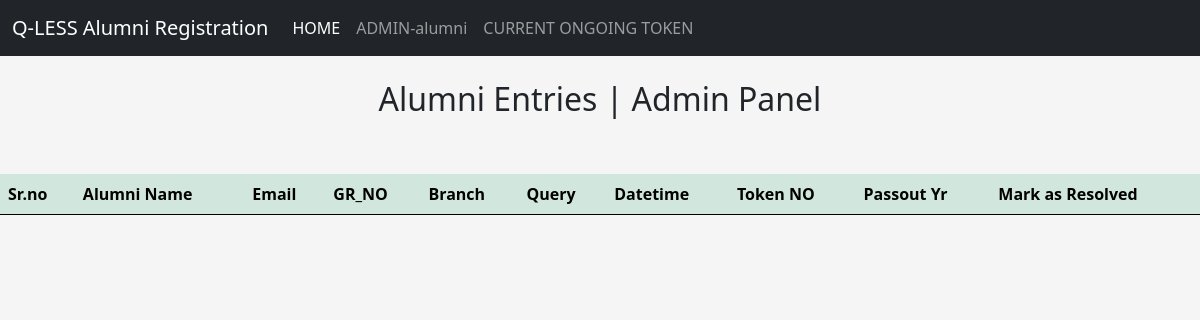
The app's page /alumniadminview/, older data.
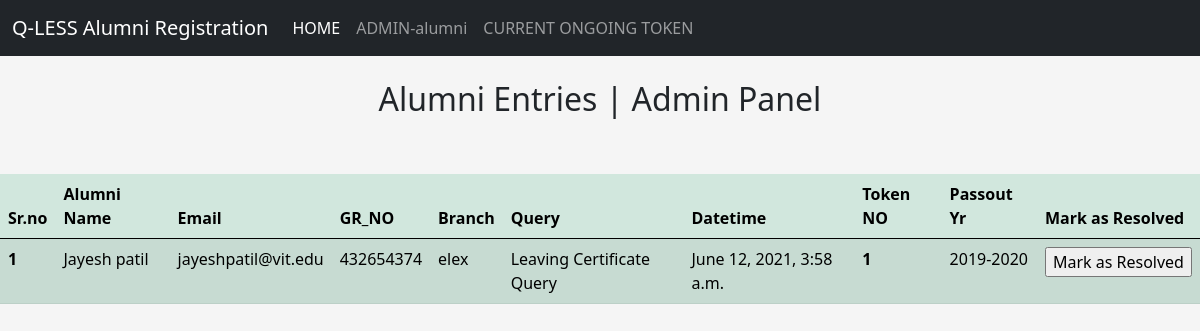
The same page, newer data.
### Tokenapp/models.py (models this page shows, shortened)
class Alumni(models.Model):
    name = models.CharField(max_length=20)
    token = models.IntegerField(default=0)
    email = models.EmailField()
    gr_no = models.IntegerField()
    branch = models.CharField(max_length=10)
    query = models.CharField(max_length=200, null=True, blank=True)
    passout = models.CharField(max_length=10)
    date = models.DateTimeField(auto_now=True)

### Tokenapp/views.py (the view)
# urls.py: path("alumniadminview/",views.alumniadminview,name="alumniadminview"),
def alumniadminview(request):
    registrations = Alumni.objects.all()
    context={
        'entries': registrations
    }
    return render(request,'alumniadminview.html',context)

### templates/alumniadminview.html (shortened to what this page needs)
<!doctype html>
{% load static %}
<html lang="en">
    <head>
    <link href="https://cdn.jsdelivr.net/npm/bootstrap@5.0.0-beta3/dist/css/bootstrap.min.css" rel="stylesheet">
    </head>
    <body style="background-color:rgb(245, 245, 245); margin: 0; padding: 0;">
    <nav class="navbar navbar-expand-lg navbar-dark  bg-dark">
        <div class="container-fluid">
          <a class="navbar-brand" href="#">Q-LESS Alumni Registration</a>
          <div class="collapse navbar-collapse" id="navbarSupportedContent">
            <ul class="navbar-nav me-auto mb-2 mb-lg-0">
              <li class="nav-item">
                <a class="nav-link active" aria-current="page" href="/">HOME</a>
              </li>
              <li class="nav-item">
                <a class="nav-link" href="/alumniadminview" target="_blank">ADMIN-alumni</a>
              </li>
              <li class="nav-item">
                <a class="nav-link" href="/alumnicurrenttoken" target="_blank">CURRENT ONGOING TOKEN</a>
              </li>
            </ul>
          </div>
        </div>
    </nav>
        <br><center><h2>Alumni  Entries | Admin Panel</h2></center><br><br>
        <table class="table table-striped table-success table-success table-hover"  >
            <thead>
              <tr>
                <th scope="col"> Sr.no </th>
                <th scope="col"> Alumni Name </th>
                <th scope="col"> Email </th>
                <th scope="col"> GR_NO </th>
                <th scope="col"> Branch </th>
                <th scope="col"> Query </th>
                <th scope="col"> Datetime </th>
                <th scope="col"> Token NO </th>
                <th scope="col"> Passout Yr </th>
                <th scope="col"> Mark as Resolved </th>
              </tr>
            </thead>
            <tbody>
            {% for entry in entries %}
              <tr>
                <th scope="row">{{ forloop.counter }}</th>
                <td>{{ entry.name }}</td>
                <td>{{ entry.email }}</td>
                <td>{{ entry.gr_no }}</td>
                <td>{{ entry.branch }}</td>
                <td>{{ entry.query }}</td>
                <td>{{ entry.date }}</td>
                <td><strong>{{ entry.id }}</strong></td>
                <td>{{ entry.passout }}</td>
                <td>
                  <form method="POST" action="{% url 'markasresolved' entry.id %}">
                    <input type="submit" value="Mark as Resolved">
                  </form>
                </td>
              </tr>
            {% endfor %}
            </tbody>
        </table>
    </body>
</html>

Row changes from the older to the newer data that the page shows:
added Alumni: name "Jayesh patil", email "jayeshpatil@vit.edu", gr_no "432654374", branch "elex", query "Leaving Certificate Query", date "June 12, 2021, 3:58 a.m.", id "1", passout "2019-2020"
